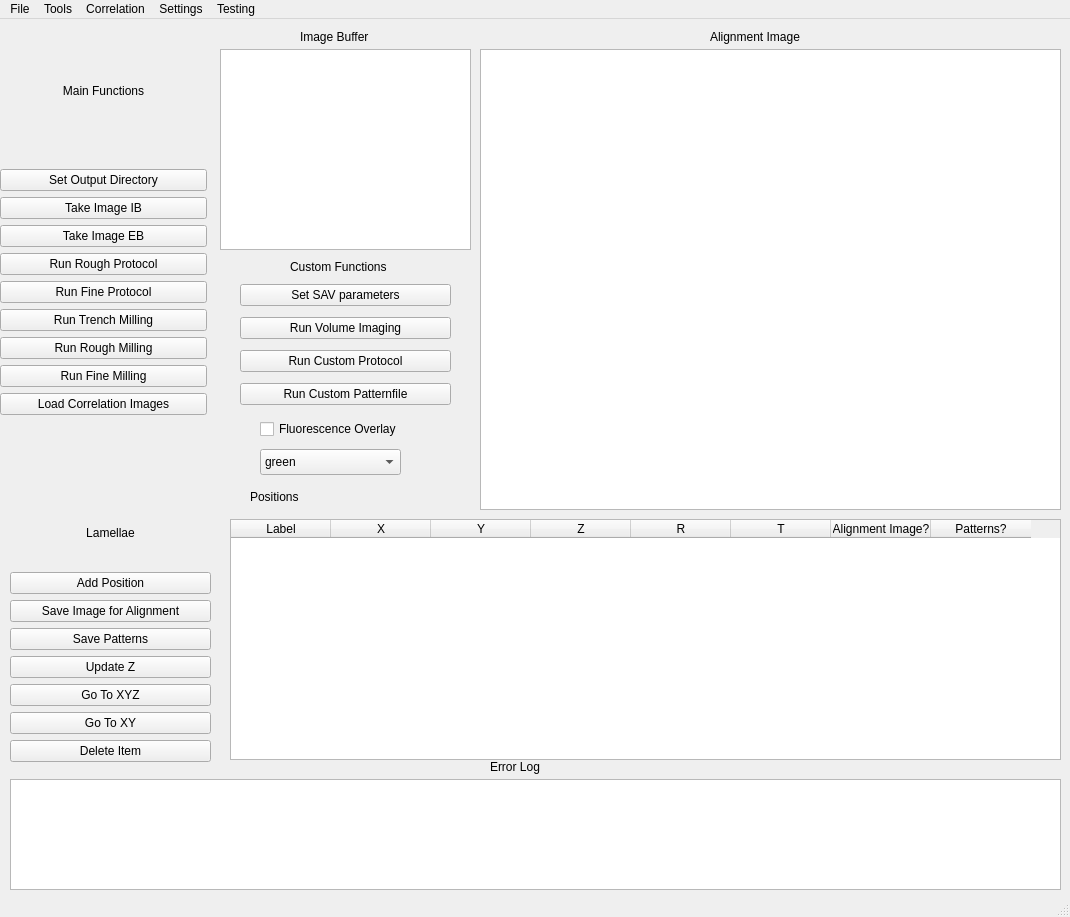
<?xml version="1.0" encoding="UTF-8"?>
<ui version="4.0">
 <class>MainWindow</class>
 <widget class="QMainWindow" name="MainWindow">
  <property name="geometry">
   <rect>
    <x>0</x>
    <y>0</y>
    <width>1070</width>
    <height>917</height>
   </rect>
  </property>
  <property name="windowTitle">
   <string>MainWindow</string>
  </property>
  <widget class="QWidget" name="centralwidget">
   <widget class="QWidget" name="verticalLayoutWidget">
    <property name="geometry">
     <rect>
      <x>10</x>
      <y>480</y>
      <width>201</width>
      <height>263</height>
     </rect>
    </property>
    <layout class="QVBoxLayout" name="verticalLayout">
     <item>
      <widget class="QLabel" name="label">
       <property name="text">
        <string>Lamellae</string>
       </property>
       <property name="alignment">
        <set>Qt::AlignCenter</set>
       </property>
      </widget>
     </item>
     <item>
      <widget class="QPushButton" name="Button_AddPosition">
       <property name="text">
        <string>Add Position</string>
       </property>
      </widget>
     </item>
     <item>
      <widget class="QPushButton" name="Button_SaveImageForAlignment">
       <property name="text">
        <string>Save Image for Alignment</string>
       </property>
      </widget>
     </item>
     <item>
      <widget class="QPushButton" name="Button_SavePatterns">
       <property name="text">
        <string>Save Patterns</string>
       </property>
      </widget>
     </item>
     <item>
      <widget class="QPushButton" name="Button_UpdateZ">
       <property name="text">
        <string>Update Z</string>
       </property>
      </widget>
     </item>
     <item>
      <widget class="QPushButton" name="Button_GoToXYZ">
       <property name="text">
        <string>Go To XYZ</string>
       </property>
      </widget>
     </item>
     <item>
      <widget class="QPushButton" name="Button_GoToXY">
       <property name="text">
        <string>Go To XY</string>
       </property>
      </widget>
     </item>
     <item>
      <widget class="QPushButton" name="Button_DeleteItem">
       <property name="text">
        <string>Delete Item</string>
       </property>
      </widget>
     </item>
    </layout>
   </widget>
   <widget class="QGraphicsView" name="graphicsView">
    <property name="geometry">
     <rect>
      <x>480</x>
      <y>30</y>
      <width>581</width>
      <height>461</height>
     </rect>
    </property>
   </widget>
   <widget class="QWidget" name="verticalLayoutWidget_4">
    <property name="geometry">
     <rect>
      <x>0</x>
      <y>0</y>
      <width>207</width>
      <height>396</height>
     </rect>
    </property>
    <layout class="QVBoxLayout" name="verticalLayout_4">
     <item>
      <widget class="QLabel" name="label_2">
       <property name="text">
        <string>Main Functions</string>
       </property>
       <property name="alignment">
        <set>Qt::AlignCenter</set>
       </property>
      </widget>
     </item>
     <item>
      <widget class="QPushButton" name="Button_SetOutputDirectory">
       <property name="text">
        <string>Set Output Directory</string>
       </property>
      </widget>
     </item>
     <item>
      <widget class="QPushButton" name="Button_TakeImageIB">
       <property name="text">
        <string>Take Image IB</string>
       </property>
      </widget>
     </item>
     <item>
      <widget class="QPushButton" name="Button_TakeImageEB">
       <property name="text">
        <string>Take Image EB</string>
       </property>
      </widget>
     </item>
     <item>
      <widget class="QPushButton" name="Button_RunRoughProtocol">
       <property name="text">
        <string>Run Rough Protocol</string>
       </property>
      </widget>
     </item>
     <item>
      <widget class="QPushButton" name="Button_RunFineProtocol">
       <property name="text">
        <string>Run Fine Protocol</string>
       </property>
      </widget>
     </item>
     <item>
      <widget class="QPushButton" name="Button_RunTrenchMilling">
       <property name="text">
        <string>Run Trench Milling</string>
       </property>
      </widget>
     </item>
     <item>
      <widget class="QPushButton" name="Button_RunRoughMilling">
       <property name="text">
        <string>Run Rough Milling</string>
       </property>
      </widget>
     </item>
     <item>
      <widget class="QPushButton" name="Button_RunFineMilling">
       <property name="text">
        <string>Run Fine Milling</string>
       </property>
      </widget>
     </item>
     <item>
      <widget class="QPushButton" name="Button_LoadCorrelationImages">
       <property name="text">
        <string>Load Correlation Images</string>
       </property>
      </widget>
     </item>
    </layout>
   </widget>
   <widget class="QLabel" name="label_3">
    <property name="geometry">
     <rect>
      <x>710</x>
      <y>10</y>
      <width>141</width>
      <height>16</height>
     </rect>
    </property>
    <property name="text">
     <string>Alignment Image</string>
    </property>
   </widget>
   <widget class="QTableWidget" name="tableWidget">
    <property name="geometry">
     <rect>
      <x>230</x>
      <y>500</y>
      <width>831</width>
      <height>241</height>
     </rect>
    </property>
    <property name="mouseTracking">
     <bool>false</bool>
    </property>
    <property name="alternatingRowColors">
     <bool>true</bool>
    </property>
    <property name="columnCount">
     <number>8</number>
    </property>
    <column>
     <property name="text">
      <string>Label</string>
     </property>
    </column>
    <column>
     <property name="text">
      <string>X</string>
     </property>
    </column>
    <column>
     <property name="text">
      <string>Y</string>
     </property>
    </column>
    <column>
     <property name="text">
      <string>Z</string>
     </property>
    </column>
    <column>
     <property name="text">
      <string>R</string>
     </property>
    </column>
    <column>
     <property name="text">
      <string>T</string>
     </property>
    </column>
    <column>
     <property name="text">
      <string>Alignment Image?</string>
     </property>
    </column>
    <column>
     <property name="text">
      <string>Patterns?</string>
     </property>
    </column>
   </widget>
   <widget class="QPlainTextEdit" name="plainTextEdit">
    <property name="geometry">
     <rect>
      <x>10</x>
      <y>760</y>
      <width>1051</width>
      <height>111</height>
     </rect>
    </property>
    <property name="readOnly">
     <bool>true</bool>
    </property>
   </widget>
   <widget class="QLabel" name="label_4">
    <property name="geometry">
     <rect>
      <x>490</x>
      <y>740</y>
      <width>60</width>
      <height>16</height>
     </rect>
    </property>
    <property name="text">
     <string>Error Log</string>
    </property>
   </widget>
   <widget class="QListWidget" name="ImageBuffer">
    <property name="geometry">
     <rect>
      <x>220</x>
      <y>30</y>
      <width>251</width>
      <height>201</height>
     </rect>
    </property>
   </widget>
   <widget class="QLabel" name="label_5">
    <property name="geometry">
     <rect>
      <x>300</x>
      <y>10</y>
      <width>91</width>
      <height>16</height>
     </rect>
    </property>
    <property name="text">
     <string>Image Buffer</string>
    </property>
   </widget>
   <widget class="QComboBox" name="comboBox">
    <property name="geometry">
     <rect>
      <x>260</x>
      <y>430</y>
      <width>141</width>
      <height>26</height>
     </rect>
    </property>
    <item>
     <property name="text">
      <string>green</string>
     </property>
    </item>
    <item>
     <property name="text">
      <string>magenta</string>
     </property>
    </item>
    <item>
     <property name="text">
      <string>cyan</string>
     </property>
    </item>
    <item>
     <property name="text">
      <string>yellow</string>
     </property>
    </item>
    <item>
     <property name="text">
      <string>red</string>
     </property>
    </item>
    <item>
     <property name="text">
      <string>white</string>
     </property>
    </item>
   </widget>
   <widget class="QCheckBox" name="checkBox_fluo">
    <property name="geometry">
     <rect>
      <x>260</x>
      <y>400</y>
      <width>171</width>
      <height>20</height>
     </rect>
    </property>
    <property name="text">
     <string>Fluorescence Overlay</string>
    </property>
   </widget>
   <widget class="QLabel" name="label_6">
    <property name="geometry">
     <rect>
      <x>250</x>
      <y>470</y>
      <width>60</width>
      <height>16</height>
     </rect>
    </property>
    <property name="text">
     <string>Positions</string>
    </property>
   </widget>
   <widget class="QLabel" name="label_7">
    <property name="geometry">
     <rect>
      <x>290</x>
      <y>240</y>
      <width>121</width>
      <height>16</height>
     </rect>
    </property>
    <property name="text">
     <string>Custom Functions</string>
    </property>
   </widget>
   <widget class="QWidget" name="verticalLayoutWidget_2">
    <property name="geometry">
     <rect>
      <x>240</x>
      <y>260</y>
      <width>211</width>
      <height>134</height>
     </rect>
    </property>
    <layout class="QVBoxLayout" name="verticalLayout_2">
     <item>
      <widget class="QPushButton" name="Button_SetSAVparameters">
       <property name="text">
        <string>Set SAV parameters</string>
       </property>
      </widget>
     </item>
     <item>
      <widget class="QPushButton" name="Button_RunVolumeImaging">
       <property name="text">
        <string>Run Volume Imaging</string>
       </property>
      </widget>
     </item>
     <item>
      <widget class="QPushButton" name="Button_RunCustomProtocol">
       <property name="text">
        <string>Run Custom Protocol</string>
       </property>
      </widget>
     </item>
     <item>
      <widget class="QPushButton" name="Button_RunCustomPatternfile">
       <property name="text">
        <string>Run Custom Patternfile</string>
       </property>
      </widget>
     </item>
    </layout>
   </widget>
  </widget>
  <widget class="QMenuBar" name="menubar">
   <property name="geometry">
    <rect>
     <x>0</x>
     <y>0</y>
     <width>1070</width>
     <height>22</height>
    </rect>
   </property>
   <widget class="QMenu" name="menuFile">
    <property name="title">
     <string>File</string>
    </property>
    <addaction name="actionOpen"/>
    <addaction name="actionSave_Session"/>
    <addaction name="actionLoad_Session"/>
   </widget>
   <widget class="QMenu" name="menuTools">
    <property name="title">
     <string>Tools</string>
    </property>
    <addaction name="actionLamellaDesigner"/>
    <addaction name="actionVolumeDesigner"/>
    <addaction name="actionOpen_PatternDesigner"/>
    <addaction name="actionScripting"/>
   </widget>
   <widget class="QMenu" name="menuCorrelation">
    <property name="title">
     <string>Correlation</string>
    </property>
    <addaction name="actionLoad_Correlation_Images"/>
    <addaction name="actionCompute_FluoProjection"/>
    <addaction name="actionLoad_Fluo_Projection"/>
   </widget>
   <widget class="QMenu" name="menuTesting">
    <property name="title">
     <string>Testing</string>
    </property>
    <addaction name="actionTestbutton1"/>
    <addaction name="actionTestbutton2"/>
    <addaction name="actionTestbutton3"/>
    <addaction name="actionTestbutton4"/>
    <addaction name="actionTestbutton5"/>
   </widget>
   <widget class="QMenu" name="menuSettings">
    <property name="title">
     <string>Settings</string>
    </property>
    <addaction name="actionSaveSettings"/>
    <addaction name="actionLoadSettings"/>
    <addaction name="actionSet_Output_Directory_2"/>
    <addaction name="actionSet_SAV_parameters"/>
    <addaction name="actionSet_Rough_Mill_protocol"/>
    <addaction name="actionSet_Fine_Mill_protocol"/>
    <addaction name="actionSet_Custom_Protocol"/>
    <addaction name="actionSet_Custom_Milling"/>
   </widget>
   <addaction name="menuFile"/>
   <addaction name="menuTools"/>
   <addaction name="menuCorrelation"/>
   <addaction name="menuSettings"/>
   <addaction name="menuTesting"/>
  </widget>
  <widget class="QStatusBar" name="statusbar"/>
  <action name="actionOpen">
   <property name="text">
    <string>Open New</string>
   </property>
  </action>
  <action name="actionClose">
   <property name="text">
    <string>Close</string>
   </property>
  </action>
  <action name="actionSave_Session">
   <property name="text">
    <string>Save Session</string>
   </property>
  </action>
  <action name="actionLoad_Session">
   <property name="text">
    <string>Load Session</string>
   </property>
  </action>
  <action name="actionClose_2">
   <property name="text">
    <string>Close</string>
   </property>
  </action>
  <action name="actionOpen_Scripting">
   <property name="text">
    <string>Open Scripting</string>
   </property>
  </action>
  <action name="actionScripting">
   <property name="text">
    <string>ScriptEditor</string>
   </property>
  </action>
  <action name="actionOpen_PatternDesigner">
   <property name="text">
    <string>PatternDesigner</string>
   </property>
  </action>
  <action name="actionCompute_FluoProjection">
   <property name="text">
    <string>Compute FluoProjection</string>
   </property>
  </action>
  <action name="actionLoad_Fluo_Projection">
   <property name="text">
    <string>Load Fluo Projection</string>
   </property>
  </action>
  <action name="actionLoad_Correlation_Images">
   <property name="text">
    <string>Load Correlation Images</string>
   </property>
  </action>
  <action name="actionTestbutton1">
   <property name="text">
    <string>Testbutton1</string>
   </property>
  </action>
  <action name="actionTestbutton2">
   <property name="text">
    <string>Testbutton2</string>
   </property>
  </action>
  <action name="actionTestbutton3">
   <property name="text">
    <string>Testbutton3</string>
   </property>
  </action>
  <action name="actionTestbutton4">
   <property name="text">
    <string>Testbutton4</string>
   </property>
  </action>
  <action name="actionTestbutton5">
   <property name="text">
    <string>Testbutton5</string>
   </property>
  </action>
  <action name="actionSaveSettings">
   <property name="text">
    <string>SaveSettings</string>
   </property>
  </action>
  <action name="actionLoadSettings">
   <property name="text">
    <string>LoadSettings</string>
   </property>
  </action>
  <action name="actionVolumeDesigner">
   <property name="text">
    <string>VolumeDesigner</string>
   </property>
  </action>
  <action name="actionLamellaDesigner">
   <property name="text">
    <string>LamellaDesigner</string>
   </property>
  </action>
  <action name="actionSet_Output_Directory">
   <property name="text">
    <string>Set Output Directory</string>
   </property>
  </action>
  <action name="actionSet_SAV_parameters">
   <property name="text">
    <string>Set SAV parameters</string>
   </property>
  </action>
  <action name="actionSet_Output_Directory_2">
   <property name="text">
    <string>Set Output Directory</string>
   </property>
  </action>
  <action name="actionSet_Rough_Mill_protocol">
   <property name="text">
    <string>Set Rough Mill protocol</string>
   </property>
  </action>
  <action name="actionSet_Fine_Mill_protocol">
   <property name="text">
    <string>Set Fine Mill protocol</string>
   </property>
  </action>
  <action name="actionSet_Custom_Protocol">
   <property name="text">
    <string>Set Custom Protocol</string>
   </property>
  </action>
  <action name="actionSet_Custom_Milling">
   <property name="text">
    <string>Set Custom Milling</string>
   </property>
  </action>
 </widget>
 <resources/>
 <connections/>
</ui>
